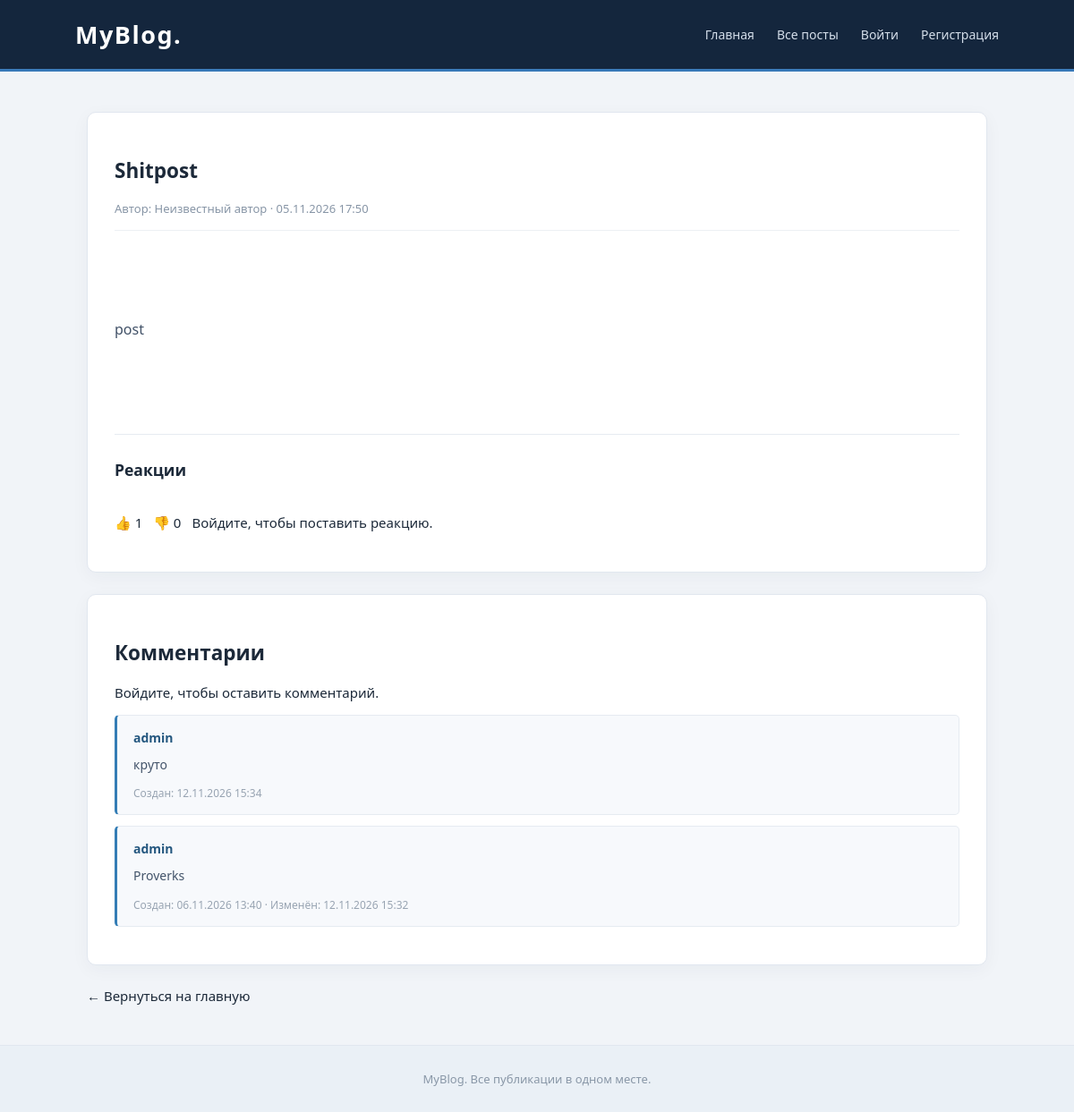
The app's page /posts/1/ with its own data.
### blog/models.py (models this page shows, shortened)
class Post(models.Model):
    title = models.CharField(max_length=200)
    content = models.TextField()
    author = models.ForeignKey(
        User,
        on_delete=models.CASCADE,
        null=True,
        blank=True
    )
    created_at = models.DateTimeField(auto_now_add=True)

class Comment(models.Model):
    post = models.ForeignKey(Post, on_delete=models.CASCADE)
    author = models.ForeignKey(User, on_delete=models.CASCADE)
    content = models.TextField()
    created_at = models.DateTimeField(auto_now_add=True)
    edited_at = models.DateTimeField(null=True, blank=True)

### blog/views.py (the view)
# urls.py: path('posts/<int:post_id>/', views.post_detail, name='post_detail'),
def post_detail(request, post_id):
    post = get_object_or_404(Post, id=post_id)
    comments = Comment.objects.filter(post=post).order_by('-created_at')
    likes = Like.objects.filter(post=post, value=1).count()
    dislikes = Like.objects.filter(post=post, value=-1).count()
    return render(request, 'post_detail.html', {
        'post': post,
        'comments': comments,
        'likes': likes,
        'dislikes': dislikes
    })

### blog/templates/post_detail.html (shortened to what this page needs)
{% extends 'base.html' %}
{% block content %}
{% if edit_mode %}
    <section class="card">
        <h1>Редактирование публикации</h1>
        <form method="POST">
            {% csrf_token %}
            <input
                type="text"
                name="title"
                value="{{ post.title }}"
                maxlength="200"
                required
            >
            <textarea name="content" required>{{ post.content }}</textarea>
            <button type="submit">Сохранить изменения</button>
            <a href="{% url 'post_detail' post.id %}" class="button button-secondary">Отмена</a>
        </form>
    </section>
{% else %}
    <article class="card">
        <h1>{{ post.title }}</h1>
        <div class="meta">
            Автор:
            {% if post.author %}
                {{ post.author.username }}
            {% else %}
                Неизвестный автор
            {% endif %}
            · {{ post.created_at|date:"d.m.Y H:i" }}
        </div>
        <div class="post-content">
            {{ post.content|linebreaks }}
        </div>
        <hr>
        <h3>Реакции</h3>
        <div class="reactions">
            {% if user.is_authenticated %}
                <form method="POST" action="{% url 'reaction' post.id %}">
                    {% csrf_token %}
                    <input type="hidden" name="value" value="1">
                    <button type="submit">👍 {{ likes }}</button>
                </form>
                <form method="POST" action="{% url 'reaction' post.id %}">
                    {% csrf_token %}
                    <input type="hidden" name="value" value="-1">
                    <button type="submit">👎 {{ dislikes }}</button>
                </form>
            {% else %}
                <span>👍 {{ likes }}</span>
                <span>👎 {{ dislikes }}</span>
                <p><a href="{% url 'login' %}">Войдите</a>, чтобы поставить реакцию.</p>
            {% endif %}
        </div>
    </article>
    <section class="card">
        <h2>Комментарии</h2>
{% if user.is_authenticated %}
    <form method="POST" action="{% url 'add_comment' post.id %}">
        {% csrf_token %}
        <textarea
            name="content"
            placeholder="Напишите комментарий..."
            required
        ></textarea>
        <button type="submit">Отправить</button>
    </form>
{% else %}
    <p>Войдите, чтобы оставить комментарий.</p>
{% endif %}
{% for comment in comments %}
    <div class="comment">
        {% if edit_comment_id == comment.id %}
            <strong>Редактирование комментария</strong>
            <form method="POST" action="{% url 'edit_comment' comment.id %}">
                {% csrf_token %}
                <textarea name="content" required>{{ comment.content }}</textarea>
                <button type="submit">Сохранить изменения</button>
                <a href="{% url 'post_detail' post.id %}" class="button button-secondary">
                    Отмена
                </a>
            </form>
        {% else %}
            <strong>{{ comment.author.username }}</strong>
            <p>{{ comment.content|linebreaks }}</p>
            <small>
                Создан: {{ comment.created_at|date:"d.m.Y H:i" }}
                {% if comment.edited_at %}
                    · Изменён: {{ comment.edited_at|date:"d.m.Y H:i" }}
                {% endif %}
            </small>
        {% endif %}
    </div>
{% empty %}
    <p class="empty">Комментариев пока нет.</p>
{% endfor %}
    </section>
{% endif %}
<a href="{% url 'home' %}">← Вернуться на главную</a>
{% endblock %}

### blog/templates/base.html (style rules this page uses)
* { box-sizing: border-box; }
body { margin: 0; background: #f1f4f8; color: #1c2939; font-family: "Segoe UI", Arial, sans-serif; font-size: 15px; }
a { color: inherit; text-decoration: none; }
.card { background: #ffffff; padding: 30px; margin-bottom: 24px; border: 1px solid #e1e7ef; border-radius: 10px; box-shadow: 0 5px 20px rgba(24, 48, 76, 0.045); transition: box-shadow 0.25s, transform 0.25s; }
.meta { color: #8795a6; font-size: 13px; margin-bottom: 20px; padding-bottom: 15px; border-bottom: 1px solid #edf0f4; }
.post-content { font-size: 16px; line-height: 1.85; color: #425268; white-space: pre-wrap; }
.actions, .reactions { display: flex; align-items: center; flex-wrap: wrap; gap: 12px; margin-top: 22px; }
.comment { position: relative; background: #f7f9fc; border: 1px solid #e6ebf1; border-left: 3px solid #347db5; border-radius: 5px; padding: 15px 18px; margin-bottom: 12px; }
.comment strong { display: block; color: #24577f; font-size: 14px; margin-bottom: 8px; }
.comment p { color: #43546a; font-size: 14px; line-height: 1.7; margin: 0 0 9px; }
.comment small { color: #98a4b2; font-size: 12px; }
hr { border: none; border-top: 1px solid #e6ebf1; margin: 27px 0; }

### records on screen
Post: title "Shitpost", created_at "05.11.2026 17:50", content "post"
Comment: author.username "admin", content "круто", created_at "12.11.2026 15:34"
Comment: author.username "admin", content "Proverks", created_at "06.11.2026 13:40", edited_at "12.11.2026 15:32"

### other values on screen
{{ likes }} "1"
{{ dislikes }} "0"
